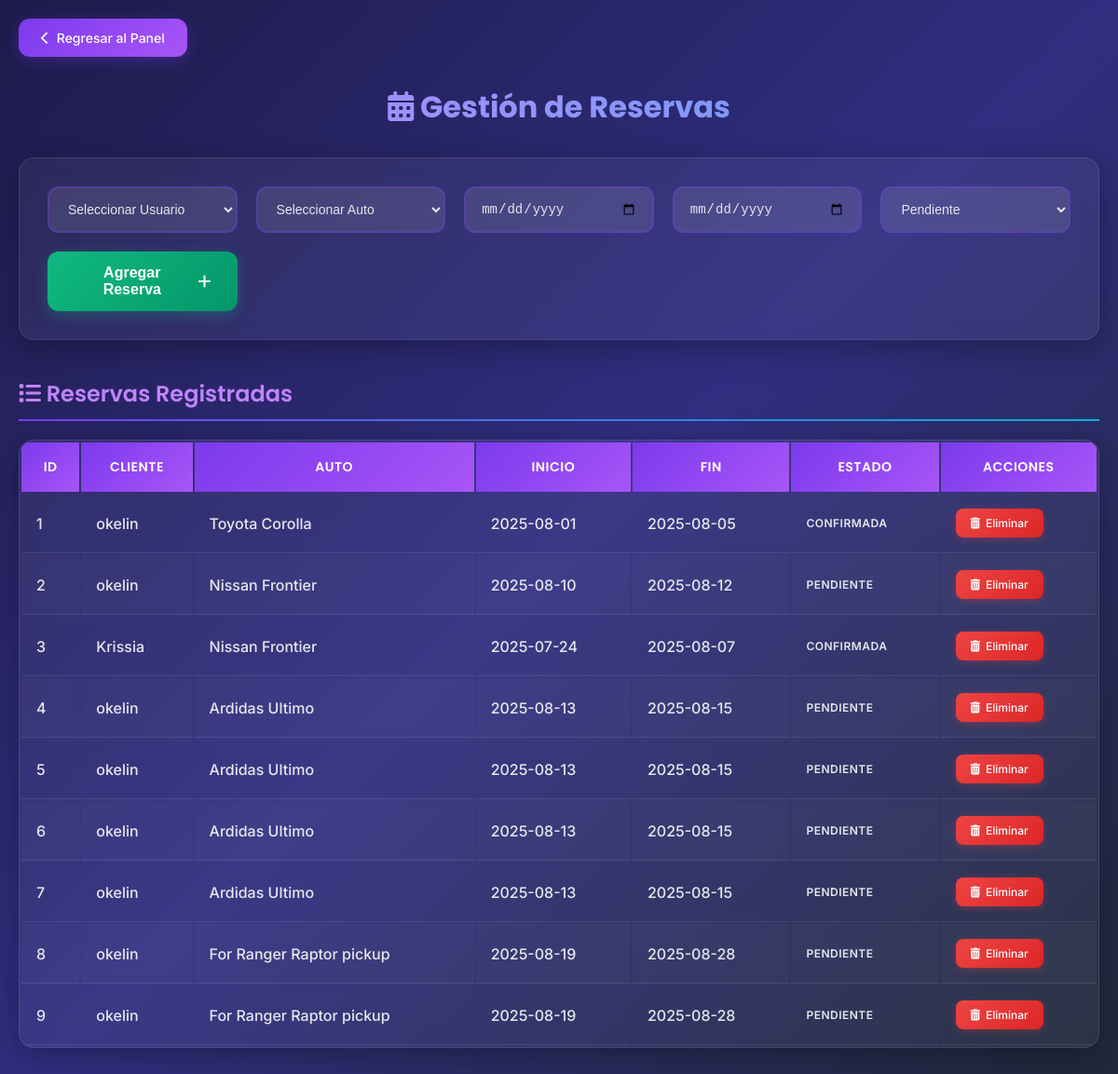
Screenshot of /nav/reservas.php (signed in) with the database file from the repository.
### tables this page shows
CREATE TABLE `reservas` (
  `id_reserva` int(11) NOT NULL,
  `id_usuario` int(11) DEFAULT NULL,
  `id_auto` int(11) DEFAULT NULL,
  `fecha_inicio` date DEFAULT NULL,
  `fecha_fin` date DEFAULT NULL,
  `estado_reserva` enum('pendiente','confirmada','cancelada','finalizada') DEFAULT 'pendiente'
);

CREATE TABLE `usuarios` (
  `id_usuario` int(11) NOT NULL,
  `nombre_completo` varchar(100) DEFAULT NULL,
  `email` varchar(100) DEFAULT NULL,
  `telefono` varchar(20) DEFAULT NULL,
  `direccion` varchar(150) DEFAULT NULL,
  `dui` varchar(20) DEFAULT NULL,
  `usuario` varchar(50) DEFAULT NULL,
  `clave` varchar(255) DEFAULT NULL,
  `rol` enum('cliente','empleado','administrador') NOT NULL
);

CREATE TABLE `autos` (
  `id_auto` int(11) NOT NULL,
  `marca` varchar(50) DEFAULT NULL,
  `modelo` varchar(50) DEFAULT NULL,
  `tipo` varchar(50) DEFAULT NULL,
  `año` year(4) DEFAULT NULL,
  `placa` varchar(20) DEFAULT NULL,
  `estado` enum('disponible','en alquiler','mantenimiento','no disponible') DEFAULT 'disponible',
  `precio_dia` decimal(10,2) DEFAULT NULL,
  `imagen` varchar(255) DEFAULT NULL
);

### nav/reservas.php (the view, shortened to what this page needs)
<?php
require_once '../conexion.php';
$reservas = $conexion->query("
    SELECT r.id_reserva, u.nombre_completo, a.marca, a.modelo, r.fecha_inicio, r.fecha_fin, r.estado_reserva
    FROM Reservas r
    JOIN Usuarios u ON r.id_usuario = u.id_usuario
    JOIN Autos a ON r.id_auto = a.id_auto
");
?>
<!DOCTYPE html>
<html lang="es">
<head>
    <link rel="stylesheet" href="https://cdnjs.cloudflare.com/ajax/libs/font-awesome/6.4.0/css/all.min.css">
</head>
<body>
    <div class="container">
        <a href="<?php
            if(isset($_SESSION['rol'])) {
                echo $_SESSION['rol'] === 'administrador' ? '../bienvenida_admin.php' : '../bienvenida_empleado.php';
            } else {
                echo '../login.php';
            }
        ?>" class="btn-regresar">Regresar al Panel</a>
        <h2><i class="fas fa-calendar-alt"></i> Gestión de Reservas</h2>
        <form method="POST">
            <select name="id_usuario" required>
                <option value="">Seleccionar Usuario</option>
            </select>
            <select name="id_auto" required>
                <option value="">Seleccionar Auto</option>
            </select>
            <input type="date" name="fecha_inicio" required>
            <input type="date" name="fecha_fin" required>
            <select name="estado_reserva" required>
                <option value="pendiente">Pendiente</option>
            </select>
            <button type="submit" name="agregar">Agregar Reserva</button>
        </form>
        <h3><i class="fas fa-list"></i> Reservas Registradas</h3>
        <table>
            <thead>
                <tr>
                    <th>ID</th>
                    <th>Cliente</th>
                    <th>Auto</th>
                    <th>Inicio</th>
                    <th>Fin</th>
                    <th>Estado</th>
                    <th>Acciones</th>
                </tr>
            </thead>
            <tbody>
                <?php while ($r = $reservas->fetch_assoc()): ?>
                <tr>
                    <td data-label="ID"><?= $r['id_reserva'] ?></td>
                    <td data-label="Cliente"><?= $r['nombre_completo'] ?></td>
                    <td data-label="Auto"><?= $r['marca'] . ' ' . $r['modelo'] ?></td>
                    <td data-label="Inicio"><?= $r['fecha_inicio'] ?></td>
                    <td data-label="Fin"><?= $r['fecha_fin'] ?></td>
                    <td data-label="Estado"><?= ucfirst($r['estado_reserva']) ?></td>
                    <td data-label="Acciones">
                        <a href="?eliminar=<?= $r['id_reserva'] ?>" onclick="return confirm('¿Eliminar reserva?')">Eliminar</a>
                    </td>
                </tr>
                <?php endwhile; ?>
            </tbody>
        </table>
    </div>
</body>
</html>

### nav/reservas.php (style rules this page uses)
* { margin: 0; padding: 0; box-sizing: border-box; }
body { font-family: 'Inter', sans-serif; background: linear-gradient(135deg, #1e1b4b 0%, #312e81 50%, #1f2937 100%); min-height: 100vh; color: #e5e7eb; padding: 20px; }
.container { max-width: 1200px; margin: 0 auto; }
.btn-regresar { display: inline-flex; align-items: center; gap: 8px; background: linear-gradient(135deg, #7c3aed 0%, #a855f7 100%); color: white; text-decoration: none; padding: 12px 24px; border-radius: 12px; font-weight: 500; font-size: 14px; box-shadow: 0 4px 15px rgba(124, 58, 237, 0.3); transition: all 0.3s ease; margin-bottom: 30px; }
.btn-regresar::before { content: '\f053'; font-family: 'Font Awesome 6 Free'; font-weight: 900; }
h2 { font-family: 'Poppins', sans-serif; font-size: 32px; font-weight: 700; background: linear-gradient(135deg, #c084fc 0%, #60a5fa 100%); -webkit-background-clip: text; -webkit-text-fill-color: transparent; background-clip: text; margin-bottom: 30px; text-align: center; }
h3 { font-family: 'Poppins', sans-serif; font-size: 24px; font-weight: 600; color: #c084fc; margin: 40px 0 20px 0; padding-bottom: 10px; border-bottom: 2px solid; border-image: linear-gradient(135deg, #7c3aed, #06b6d4) 1; }
form { background: rgba(255, 255, 255, 0.05); backdrop-filter: blur(10px); border: 1px solid rgba(255, 255, 255, 0.1); border-radius: 16px; padding: 30px; margin-bottom: 40px; box-shadow: 0 8px 32px rgba(0, 0, 0, 0.3); display: grid; grid-template-columns: repeat(auto-fit, minmax(200px, 1fr)); gap: 20px; align-items: end; }
select, input[type="date"] { background: rgba(255, 255, 255, 0.1); border: 2px solid rgba(124, 58, 237, 0.3); border-radius: 12px; padding: 14px 16px; color: #e5e7eb; font-size: 14px; font-weight: 500; transition: all 0.3s ease; }
select option { background: #1f2937; color: #e5e7eb; padding: 10px; }
button[type="submit"] { background: linear-gradient(135deg, #10b981 0%, #059669 100%); color: white; border: none; padding: 14px 28px; border-radius: 12px; font-weight: 600; font-size: 16px; cursor: pointer; transition: all 0.3s ease; box-shadow: 0 4px 15px rgba(16, 185, 129, 0.3); display: flex; align-items: center; justify-content: center; gap: 8px; }
button[type="submit"]::after { content: '\f067'; font-family: 'Font Awesome 6 Free'; font-weight: 900; }
table { width: 100%; background: rgba(255, 255, 255, 0.05); backdrop-filter: blur(10px); border: 1px solid rgba(255, 255, 255, 0.1); border-radius: 16px; overflow: hidden; box-shadow: 0 8px 32px rgba(0, 0, 0, 0.3); margin-bottom: 40px; }
th { background: linear-gradient(135deg, #7c3aed 0%, #a855f7 100%); color: white; padding: 16px; font-family: 'Poppins', sans-serif; font-weight: 600; font-size: 14px; text-transform: uppercase; letter-spacing: 0.5px; }
td { padding: 16px; border-bottom: 1px solid rgba(255, 255, 255, 0.1); font-weight: 500; }
tr:nth-child(even) { background: rgba(255, 255, 255, 0.02); }
td:nth-child(6) { font-weight: 600; text-transform: uppercase; font-size: 12px; letter-spacing: 0.5px; }
a[href*="eliminar"] { background: linear-gradient(135deg, #ef4444 0%, #dc2626 100%); color: white; text-decoration: none; padding: 8px 16px; border-radius: 8px; font-weight: 500; font-size: 12px; transition: all 0.3s ease; box-shadow: 0 2px 8px rgba(239, 68, 68, 0.3); display: inline-flex; align-items: center; gap: 6px; }
a[href*="eliminar"]::before { content: '\f2ed'; font-family: 'Font Awesome 6 Free'; font-weight: 900; }

### rows the page displays
reservas: id_reserva "1", id_usuario.nombre_completo "okelin", id_auto.marca "Toyota", id_auto.modelo "Corolla", fecha_inicio "2025-08-01", fecha_fin "2025-08-05", estado_reserva "CONFIRMADA"
reservas: id_reserva "2", id_usuario.nombre_completo "okelin", id_auto.marca "Nissan", id_auto.modelo "Frontier", fecha_inicio "2025-08-10", fecha_fin "2025-08-12", estado_reserva "PENDIENTE"
reservas: id_reserva "3", id_usuario.nombre_completo "Krissia", id_auto.marca "Nissan", id_auto.modelo "Frontier", fecha_inicio "2025-07-24", fecha_fin "2025-08-07", estado_reserva "CONFIRMADA"
reservas: id_reserva "4", id_usuario.nombre_completo "okelin", id_auto.marca "Ardidas", id_auto.modelo "Ultimo", fecha_inicio "2025-08-13", fecha_fin "2025-08-15", estado_reserva "PENDIENTE"
reservas: id_reserva "5", id_usuario.nombre_completo "okelin", id_auto.marca "Ardidas", id_auto.modelo "Ultimo", fecha_inicio "2025-08-13", fecha_fin "2025-08-15", estado_reserva "PENDIENTE"
reservas: id_reserva "6", id_usuario.nombre_completo "okelin", id_auto.marca "Ardidas", id_auto.modelo "Ultimo", fecha_inicio "2025-08-13", fecha_fin "2025-08-15", estado_reserva "PENDIENTE"
reservas: id_reserva "7", id_usuario.nombre_completo "okelin", id_auto.marca "Ardidas", id_auto.modelo "Ultimo", fecha_inicio "2025-08-13", fecha_fin "2025-08-15", estado_reserva "PENDIENTE"
reservas: id_reserva "8", id_usuario.nombre_completo "okelin", id_auto.marca "For Ranger Raptor", id_auto.modelo "pickup", fecha_inicio "2025-08-19", fecha_fin "2025-08-28", estado_reserva "PENDIENTE"
reservas: id_reserva "9", id_usuario.nombre_completo "okelin", id_auto.marca "For Ranger Raptor", id_auto.modelo "pickup", fecha_inicio "2025-08-19", fecha_fin "2025-08-28", estado_reserva "PENDIENTE"
